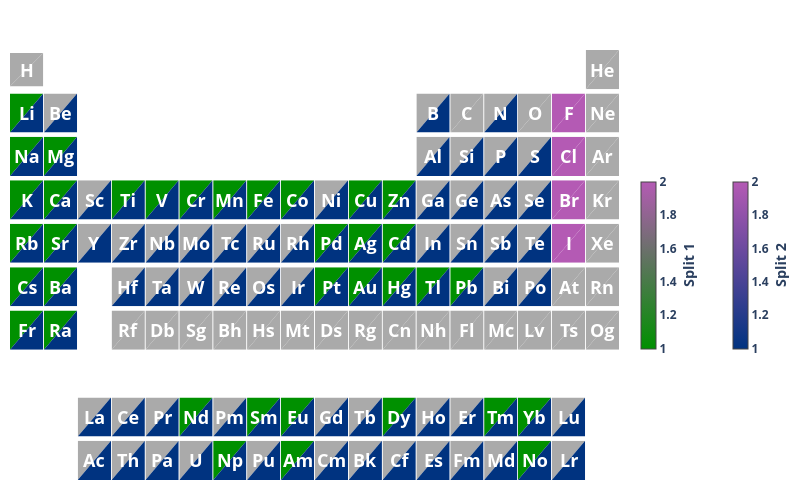

The notebook cell saved with this chart:
### Code cell
blues = ["rgb(0, 51, 128)", "rgb(23, 162, 184)"]
sequential_colors = [
    [(0, "rgb(0, 144, 0)"), (1, "rgb(180,90,180)")],  # Red scale
    [(0, blues[0]), (1, "rgb(180,90,180)")],  # Blue scale
]

colorbars = [
    dict(title=f"Metric {idx + 1}", orientation="h", showscale=False)
    for idx in range(2)
]

fig = pmz.ptable_heatmap_splits_plotly(
    data=eldata,
    orientation="diagonal",
    colorscale=sequential_colors,
    colorbar=None,
    on_empty="show",
    split_value_fmt=None,
    symbol_kwargs=dict(font_size=18),
    # subplot_kwargs= dict(showscale=False)
)
fig.update_layout(font=dict(weight="bold"))
fig.show()
# pmz.io.save_and_compress_svg(fig, filename="HDPptable.svg")
